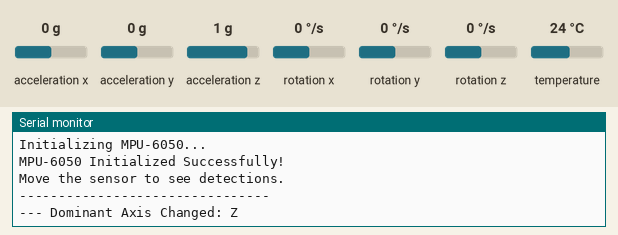
Recording of a sketch running on a simulated ESP32. Parts: the last lines printed to the serial monitor. Wiring (inferred from the names in the program): MPU-6050 motion sensor at I2C address 0x68. The test bench sets the inputs (shaded band); at power-on: acceleration x 0 g, rotation x 0 °/s, acceleration y 0 g, acceleration z 1 g, rotation y 0 °/s, rotation z 0 °/s, temperature 24 °C.

Above: at 1.3 s.
1.4 s: acceleration x set to -1.4 g
At 1.52 s:
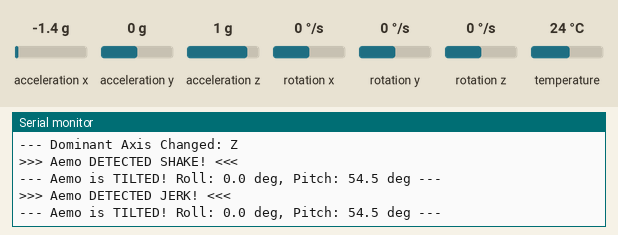
2.9 s: rotation x set to -192 °/s
At 3.67 s:
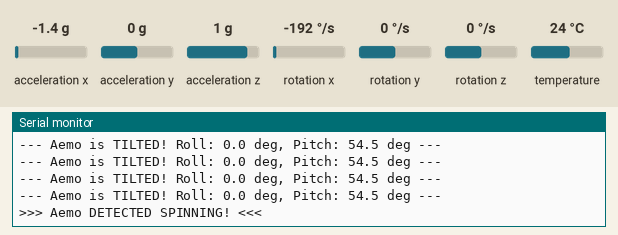
5.2 s: acceleration y set to -1.4 g
At 5.23 s:
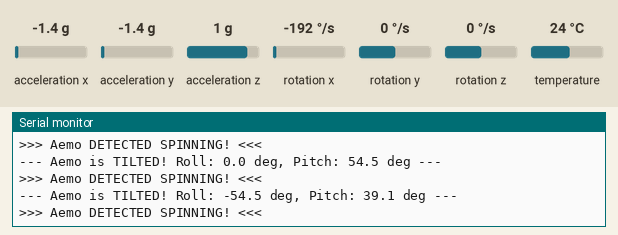
6.7 s: acceleration z set to -1.4 g
At 6.74 s:
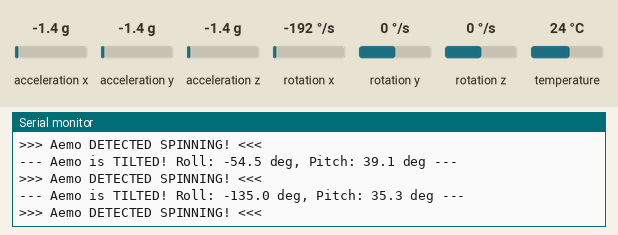
Timing chart, 0 to 9.2 s (numbered marks = the images above; inputs shaded):
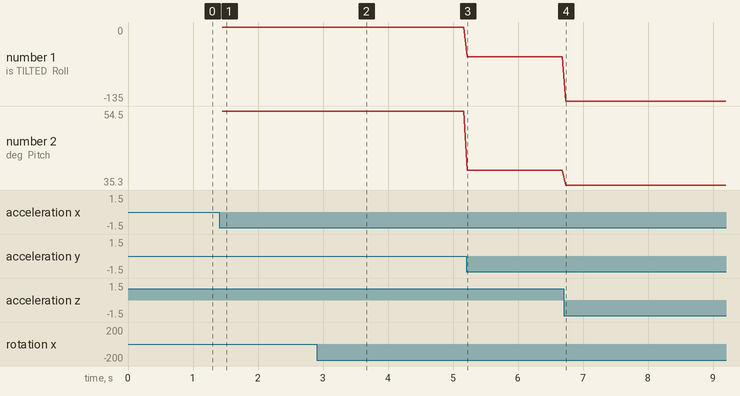

The sketch:

gyrosEncodeTest.ino
```cpp
// AemoMotion_Test.ino - Sample sketch to demonstrate AemoMotion library usage.
// This sketch initializes the AemoMotion library, reads MPU-6050 data,
// and logs motion detection events to the Serial Monitor.

#include "gyrosEncode.h" // Include our custom AemoMotion library

// Create an instance of the AemoMotion class
AemoMotion aemo;

void setup() {
    Serial.begin(115200); // Initialize serial communication
    while (!Serial); // Wait for serial port to connect (useful for ESP32)

    Serial.println("\n--- Aemo Motion Library Test ---");
    Serial.println("Initializing MPU-6050...");

    // Initialize the AemoMotion library (and MPU-6050 sensor)
    if (!aemo.begin()) {
        Serial.println("ERROR: MPU-6050 initialization failed! Check wiring.");
        Serial.println("Program will halt.");
        while (true); // Halt if MPU-6050 is not found
    }
    Serial.println("MPU-6050 Initialized Successfully!");
    Serial.println("Move the sensor to see detections.");
    Serial.println("--------------------------------");
}

void loop() {
    // Always call update() to refresh the sensor data before using any detection functions.
    // This should be called as frequently as possible for accurate readings.
    aemo.update();

    // --- Optional: Print Raw Sensor Data for Debugging ---
    // Uncomment these lines if you want to see the raw accelerometer and gyroscope values.
    // Serial.print("Accel (g): X="); Serial.print(aemo.getAccelX(), 2); // 2 decimal places
    // Serial.print(" Y="); Serial.print(aemo.getAccelY(), 2);
    // Serial.print(" Z="); Serial.print(aemo.getAccelZ(), 2);
    // Serial.print(" | Gyro (dps): X="); Serial.print(aemo.getGyroX(), 2);
    // Serial.print(" Y="); Serial.print(aemo.getGyroY(), 2);
    // Serial.print(" Z="); Serial.print(aemo.getGyroZ(), 2);
    // Serial.print(" | Temp: "); Serial.print(aemo.getTemperature(), 2);
    // Serial.println("");


    // --- Motion Detection Feature Checks ---

    // 1. Shake Detection
    if (aemo.detectShake()) {
        Serial.println(">>> Aemo DETECTED SHAKE! <<<");
    }

    // 2. Dominant Axis Detection
    char dominantAxis = aemo.getDominantAxis();
    if (dominantAxis != 'N') { // 'N' means no clear dominant axis or currently in motion
        // Only print if there's a change or a clear axis is identified.
        static char lastDominantAxis = ' '; // Keep track of previous state
        if (dominantAxis != lastDominantAxis) {
            Serial.print("--- Dominant Axis Changed: ");
            Serial.println(dominantAxis);
            lastDominantAxis = dominantAxis;
        }
    } else {
        // Optionally, reset lastDominantAxis if it becomes 'N'
        // static char lastDominantAxis = ' ';
        // if (lastDominantAxis != 'N') {
        //     Serial.println("--- No Clear Dominant Axis ---");
        //     lastDominantAxis = 'N';
        // }
    }

    // 3. Freefall Detection
    if (aemo.isFreefalling()) {
        Serial.println("!!! Aemo DETECTED FREEFALL !!!");
    }

    // 4. Tilt Detection
    // You can adjust the thresholdDegrees as needed. Default is 20.0.
    if (aemo.isTilted(30.0)) { // Example: Check for tilt beyond 30 degrees
        Serial.print("--- Aemo is TILTED! Roll: ");
        Serial.print(aemo.getRoll(), 1); // 1 decimal place
        Serial.print(" deg, Pitch: ");
        Serial.print(aemo.getPitch(), 1);
        Serial.println(" deg ---");
    }

    // 5. Spinning Detection
    // You can adjust gyroThresholdDPS and durationMs. Defaults are 100.0 dps and 500 ms.
    if (aemo.isSpinning(150.0, 750)) { // Example: Spinning fast for longer
        Serial.println(">>> Aemo DETECTED SPINNING! <<<");
    }

    // 6. Jerk Detection
    // You can adjust accelDeltaThreshold and durationMs. Defaults are 0.5 g and 50 ms.
    if (aemo.isJerk(0.7, 50)) { // Example: Detect a sharper jerk
        Serial.println(">>> Aemo DETECTED JERK! <<<");
    }

    // A small delay to prevent overwhelming the serial monitor and allow the ESP32
    // to perform other tasks. Adjust as needed based on your application's requirements.
    delay(50);
}
```

Source omitted: gyrosEncode.h (19410 bytes)

Measured:
- after the input at 1.4 s, the serial monitor: prints a new line after 0.05 s (image 1)
- after the input at 2.9 s, the serial monitor: prints a new line after 0.76 s (image 2)
- after the input at 5.2 s, the serial monitor: prints a new line at once (image 3)
- after the input at 6.7 s, the serial monitor: prints a new line at once (image 4)
- plotted number 1: 0 → -54.5 after the input at 5.2 s, -54.5 → -135 after the input at 6.7 s
- plotted number 2: 54.5 → 39.1 after the input at 5.2 s, 39.1 → 35.3 after the input at 6.7 s
